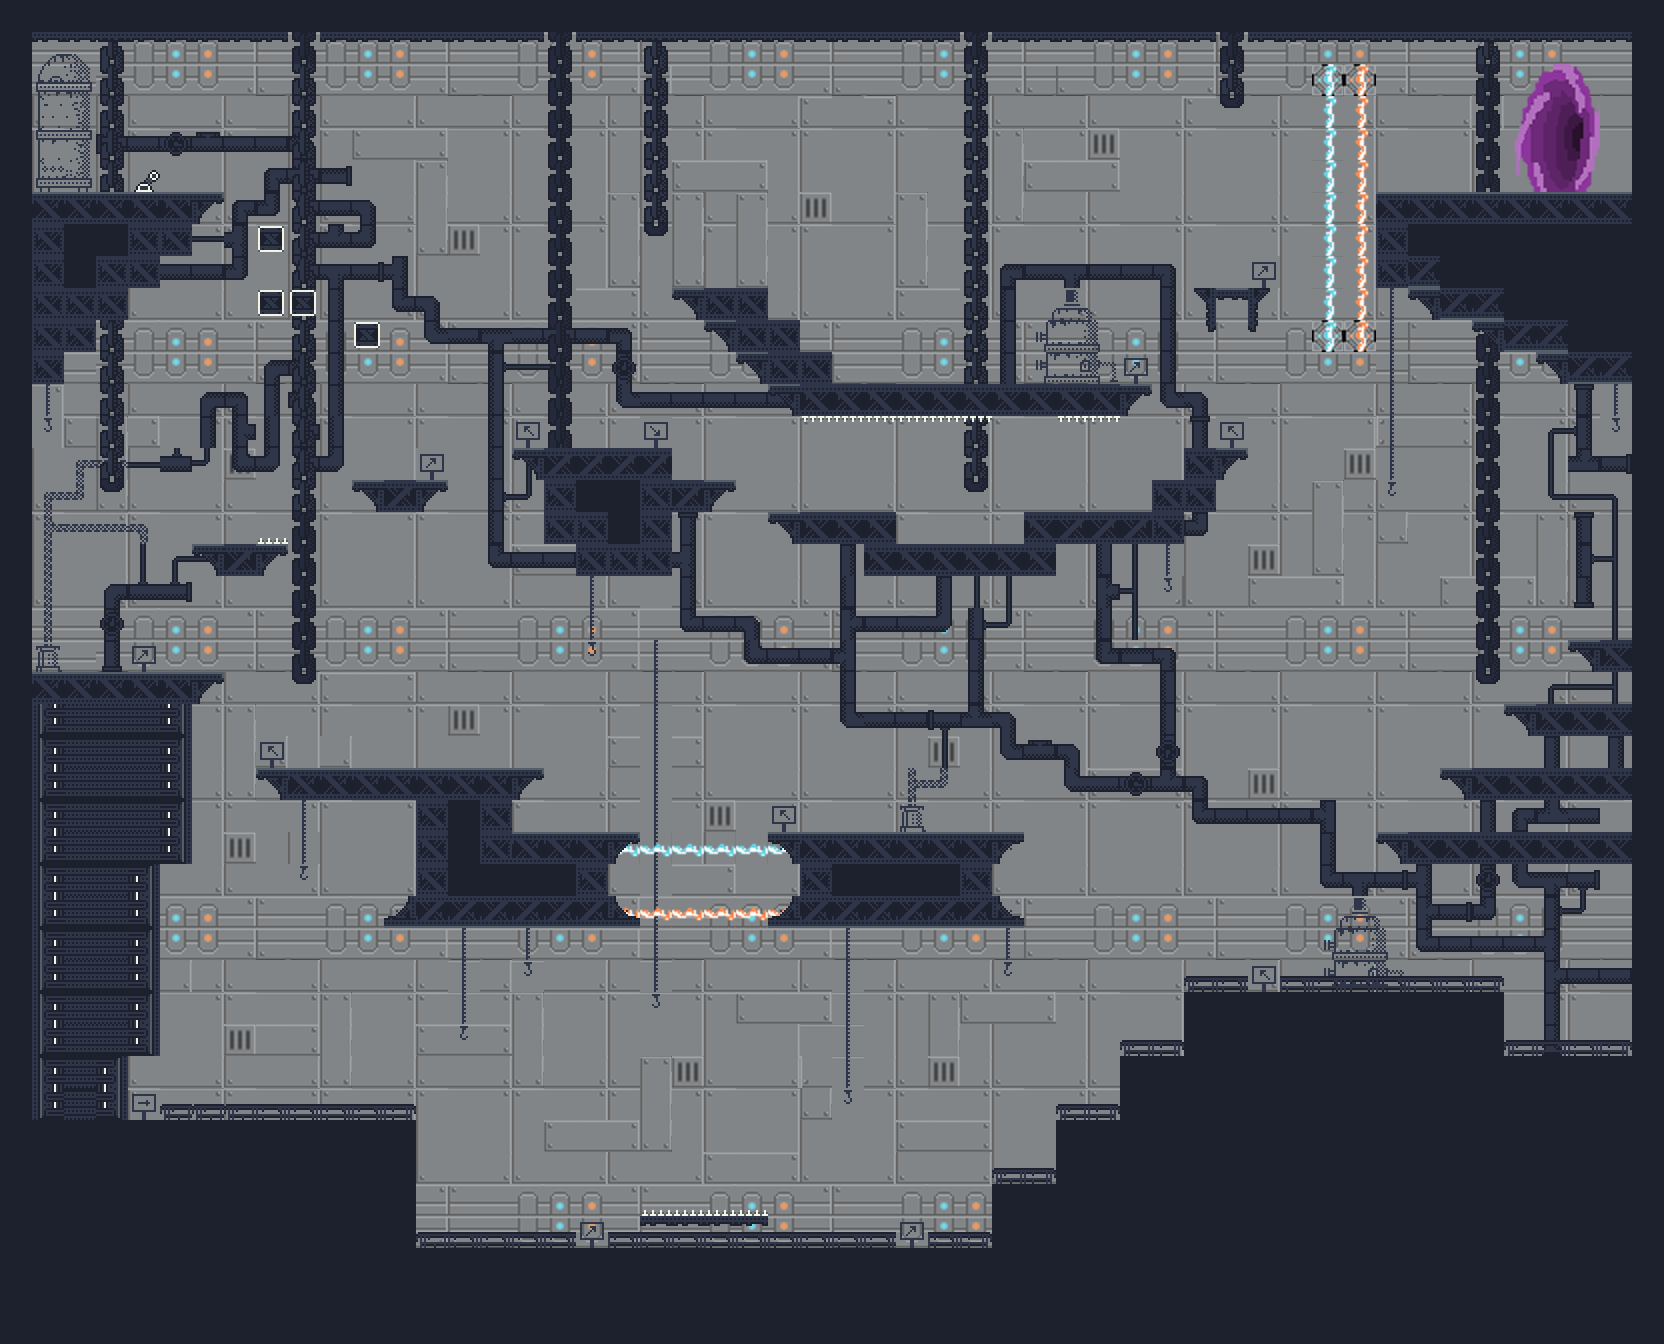

The image is a tile-based game level rendered from a .tmx file. Its description and source (layers, tilesets, objects; grid data summarised) follow:
An orthogonal 52x42 tile map with 32x32 px tiles, 8 tile layers (Background, Pipes, Floor & HangDecor & Signs, Dead, ...), 4 tilesets.

<map version="1.2" tiledversion="1.2.4" orientation="orthogonal" renderorder="right-down" width="52" height="42" tilewidth="32" tileheight="32" infinite="0" nextlayerid="13" nextobjectid="1">
 <tileset firstgid="1" name="industrial.v1" tilewidth="32" tileheight="32" tilecount="1024" columns="32">
  <image source="industrial.v1.png" width="1024" height="1024" />
  <tile id="261">
   <animation>
    <frame tileid="261" duration="300" />
    <frame tileid="262" duration="300" />
    <frame tileid="263" duration="300" />
    <frame tileid="264" duration="300" />
    <frame tileid="265" duration="300" />
   </animation>
  </tile>
 </tileset>
 <tileset firstgid="1025" name="Background fill" tilewidth="32" tileheight="32" tilecount="144" columns="9">
  <image source="Background fill.PNG" width="294" height="523" />
 </tileset>
 <tileset firstgid="1169" name="0x72_16x16RobotTileset.v1" tilewidth="32" tileheight="32" tilecount="1024" columns="32">
  <image source="0x72_16x16RobotTileset.v1.png" width="1024" height="1024" />
  <tile id="77">
   <animation>
    <frame tileid="397" duration="100" />
    <frame tileid="398" duration="100" />
    <frame tileid="399" duration="100" />
    <frame tileid="400" duration="100" />
   </animation>
  </tile>
  <tile id="256">
   <animation>
    <frame tileid="256" duration="50" />
    <frame tileid="257" duration="50" />
    <frame tileid="258" duration="10" />
   </animation>
  </tile>
  <tile id="259">
   <animation>
    <frame tileid="259" duration="50" />
    <frame tileid="260" duration="50" />
    <frame tileid="261" duration="10" />
   </animation>
  </tile>
 </tileset>
 <tileset firstgid="2193" name="Vortex Portal" tilewidth="32" tileheight="32" tilecount="100" columns="10">
  <image source="Vortex Portal.png" width="345" height="345" />
 </tileset>
 <layer id="8" name="Background" width="52" height="42">
  <data>[2184 cells, 2184 non-empty, 30 distinct tile ids]</data>
 </layer>
 <layer id="7" name="Pipes" width="52" height="42">
  <data>[2184 cells, 274 non-empty, 53 distinct tile ids]</data>
 </layer>
 <layer id="6" name="Floor &amp; HangDecor &amp; Signs" width="52" height="42">
  <data>[2184 cells, 765 non-empty, 24 distinct tile ids]</data>
 </layer>
 <layer id="5" name="Dead" width="52" height="42">
  <data>[2184 cells, 37 non-empty, 5 distinct tile ids]</data>
 </layer>
 <layer id="4" name="Desactivable Dead" width="52" height="42">
  <data>[2184 cells, 18 non-empty, 2 distinct tile ids]</data>
 </layer>
 <layer id="3" name="Portal" width="52" height="42">
  <data>[2184 cells, 15 non-empty, 15 distinct tile ids]</data>
 </layer>
 <layer id="2" name="Activable" width="52" height="42">
  <data>[2184 cells, 1 non-empty, 1 distinct tile ids]</data>
 </layer>
 <layer id="1" name="Platforms" width="52" height="42">
  <data>[2184 cells, 214 non-empty, 12 distinct tile ids]</data>
 </layer>
</map>
